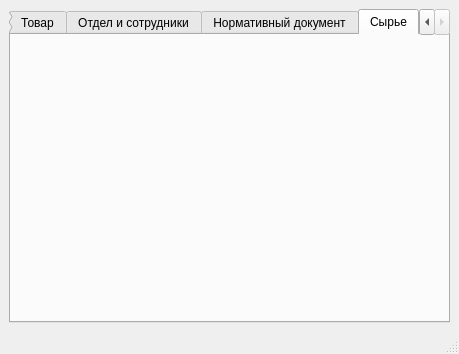
<?xml version="1.0" encoding="UTF-8"?>
<ui version="4.0">
 <class>MainWindow</class>
 <widget class="QMainWindow" name="MainWindow">
  <property name="geometry">
   <rect>
    <x>0</x>
    <y>0</y>
    <width>459</width>
    <height>354</height>
   </rect>
  </property>
  <property name="windowTitle">
   <string>MainWindow</string>
  </property>
  <widget class="QWidget" name="centralwidget">
   <layout class="QVBoxLayout" name="verticalLayout_2">
    <item>
     <layout class="QVBoxLayout" name="verticalLayout">
      <item>
       <widget class="QTabWidget" name="MainTab">
        <property name="currentIndex">
         <number>6</number>
        </property>
        <widget class="QWidget" name="ContractTab">
         <attribute name="title">
          <string>Контракт</string>
         </attribute>
         <layout class="QVBoxLayout" name="verticalLayout_4">
          <item>
           <layout class="QVBoxLayout" name="verticalLayout_3">
            <item>
             <widget class="QWidget" name="InternalContractWidget" native="true">
              <layout class="QVBoxLayout" name="verticalLayout_6">
               <item>
                <layout class="QVBoxLayout" name="ContractLayout"/>
               </item>
              </layout>
             </widget>
            </item>
           </layout>
          </item>
         </layout>
        </widget>
        <widget class="QWidget" name="ClientTab">
         <attribute name="title">
          <string>Покупатель</string>
         </attribute>
         <layout class="QVBoxLayout" name="verticalLayout_7">
          <item>
           <layout class="QVBoxLayout" name="verticalLayout_5">
            <item>
             <widget class="QWidget" name="InternalClientWidget" native="true">
              <layout class="QVBoxLayout" name="verticalLayout_9">
               <item>
                <layout class="QVBoxLayout" name="ClientLayout"/>
               </item>
              </layout>
             </widget>
            </item>
           </layout>
          </item>
         </layout>
        </widget>
        <widget class="QWidget" name="DeliveryAgentTab">
         <attribute name="title">
          <string>Перевозчик</string>
         </attribute>
         <layout class="QVBoxLayout" name="verticalLayout_10">
          <item>
           <layout class="QVBoxLayout" name="verticalLayout_8">
            <item>
             <widget class="QWidget" name="InternalDeliveryAgentWidget" native="true">
              <layout class="QVBoxLayout" name="verticalLayout_12">
               <item>
                <layout class="QVBoxLayout" name="DeliveryAgentLayout"/>
               </item>
              </layout>
             </widget>
            </item>
           </layout>
          </item>
         </layout>
        </widget>
        <widget class="QWidget" name="ProductTab">
         <attribute name="title">
          <string>Товар</string>
         </attribute>
         <layout class="QVBoxLayout" name="verticalLayout_13">
          <item>
           <layout class="QVBoxLayout" name="verticalLayout_11">
            <item>
             <widget class="QWidget" name="InternalProductWidget" native="true">
              <layout class="QVBoxLayout" name="verticalLayout_15">
               <item>
                <layout class="QVBoxLayout" name="ProductLayout"/>
               </item>
              </layout>
             </widget>
            </item>
           </layout>
          </item>
         </layout>
        </widget>
        <widget class="QWidget" name="DepartmentTab">
         <attribute name="title">
          <string>Отдел и сотрудники</string>
         </attribute>
         <layout class="QVBoxLayout" name="verticalLayout_16">
          <item>
           <layout class="QVBoxLayout" name="verticalLayout_14">
            <item>
             <widget class="QWidget" name="InternalDepartmentWidget" native="true">
              <layout class="QVBoxLayout" name="verticalLayout_18">
               <item>
                <layout class="QVBoxLayout" name="DepartmentLayout"/>
               </item>
              </layout>
             </widget>
            </item>
           </layout>
          </item>
         </layout>
        </widget>
        <widget class="QWidget" name="DocumentTab">
         <attribute name="title">
          <string>Нормативный документ</string>
         </attribute>
         <layout class="QVBoxLayout" name="verticalLayout_19">
          <item>
           <layout class="QVBoxLayout" name="verticalLayout_17">
            <item>
             <widget class="QWidget" name="InternalDocumentWidget" native="true">
              <layout class="QVBoxLayout" name="verticalLayout_21">
               <item>
                <layout class="QVBoxLayout" name="DocumentLayout"/>
               </item>
              </layout>
             </widget>
            </item>
           </layout>
          </item>
         </layout>
        </widget>
        <widget class="QWidget" name="MaterialTab">
         <attribute name="title">
          <string>Сырье</string>
         </attribute>
         <layout class="QVBoxLayout" name="verticalLayout_22">
          <item>
           <layout class="QVBoxLayout" name="verticalLayout_20">
            <item>
             <widget class="QWidget" name="InternalMaterialWidget" native="true">
              <layout class="QVBoxLayout" name="verticalLayout_24">
               <item>
                <layout class="QVBoxLayout" name="MaterialLayout"/>
               </item>
              </layout>
             </widget>
            </item>
           </layout>
          </item>
         </layout>
        </widget>
       </widget>
      </item>
     </layout>
    </item>
   </layout>
  </widget>
  <widget class="QMenuBar" name="menubar">
   <property name="geometry">
    <rect>
     <x>0</x>
     <y>0</y>
     <width>459</width>
     <height>17</height>
    </rect>
   </property>
  </widget>
  <widget class="QStatusBar" name="statusbar"/>
 </widget>
 <resources/>
 <connections/>
</ui>
